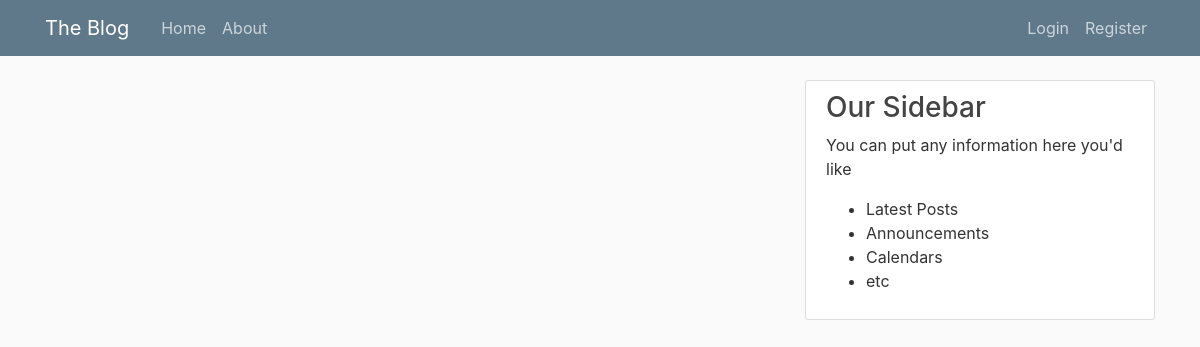
Page /home on the earlier database version.
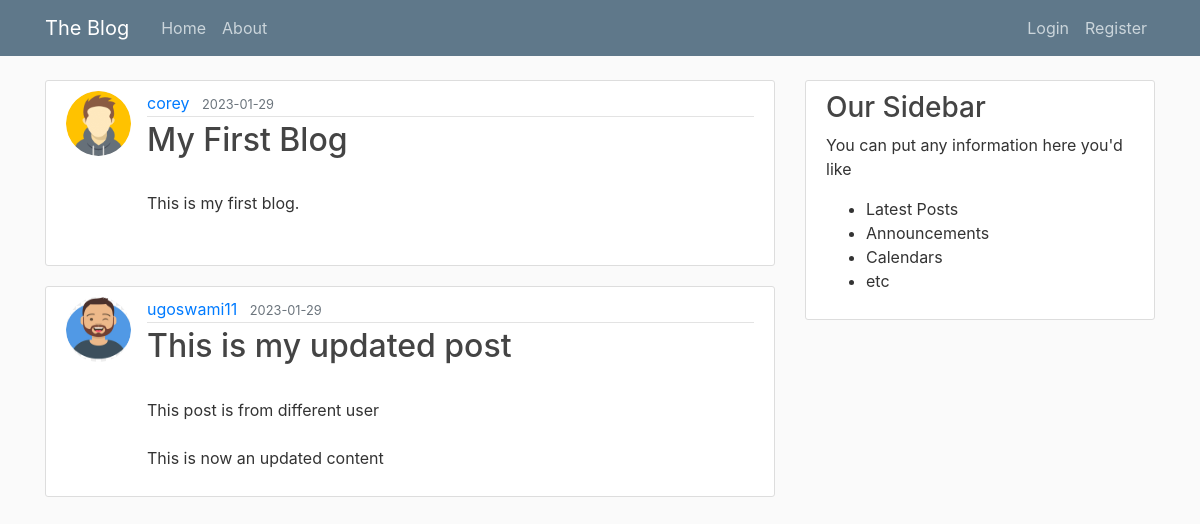
Same page on the later database version.
### blog/models.py (models this page shows, shortened)
class Post(db.Model):
    id = db.Column(db.Integer, primary_key=True)
    title = db.Column(db.String(100), nullable=False)
    date_posted = db.Column(db.DateTime, nullable = False, default = datetime.utcnow)
    content = db.Column(db.Text, nullable=False)
    user_id = db.Column(db.Integer, db.ForeignKey('user.id'), nullable=False)

class User(db.Model, UserMixin):
    id = db.Column(db.Integer, primary_key=True)
    username = db.Column(db.String(20), unique = True, nullable = False )
    email = db.Column(db.String(120), unique = True, nullable = False )
    image_file = db.Column(db.String(20), nullable=False, default='default.jpeg')
    password = db.Column(db.String(60), nullable = False)
    posts = db.relationship('Post', backref='author', lazy=True)

### blog/routes.py (the view)
@app.route("/")
@app.route("/home")
def home():
    posts = Post.query.all()
    return  render_template('home.html', posts=posts)

### blog/templates/home.html
{% extends "layout.html" %}
{% block content %}
    {% for post in posts %}
        <article class="media content-section">
            <img src="{{ url_for('static', filename='profile_pics/'+ post.author.image_file) }}" alt="" class="rounded-circle article-img">
            <div class="media-body">
                <div class="article-metadata">
                    <a href="#" class="mr-2">
                        {{post.author.username}}
                    </a>
                    <small class="text-muted">
                        {{post.date_posted.strftime('%Y-%m-%d')}}
                    </small>
                </div>
                <h2><a href="{{ url_for('post', post_id=post.id) }}" class="article-title">
                    {{post.title}}
                </a></h2>
                <p class="article-content">
                    {{post.content}}
                </p>
            </div>
        </article>
    {% endfor %}
{% endblock content %}

### blog/templates/layout.html (shortened to what this page needs)
<!doctype html>
<html lang="en">
  <head>
    <link rel="stylesheet" href="https://cdn.jsdelivr.net/npm/bootstrap@4.3.1/dist/css/bootstrap.min.css">
    <link rel="stylesheet" type="text/css" href="{{url_for('static', filename='main.css')}}">
  </head>
  <body>
    <header class="site-header">
        <nav class="navbar navbar-expand-md navbar-dark bg-steel fixed-top">
          <div class="container">
            <a class="navbar-brand mr-4" href="/">The Blog</a>
            <div class="collapse navbar-collapse" id="navbarToggle">
              <div class="navbar-nav mr-auto">
                <a class="nav-item nav-link" href="{{url_for('home')}}">Home</a>
                <a class="nav-item nav-link" href="{{url_for('about')}}">About</a>
              </div>
              <div class="navbar-nav">
                {% if current_user.is_authenticated %}
                <a class="nav-item nav-link" href="{{ url_for('new_post') }}" >New Post</a>
                  <a class="nav-item nav-link" href="{{ url_for('account') }}" >Account</a>
                  <a class="nav-item nav-link" href="{{url_for('logout')}}">Logout</a>
                {% else %}
                  <a class="nav-item nav-link" href="{{url_for('login')}}">Login</a>
                  <a class="nav-item nav-link" href="{{url_for('register')}}">Register</a>
                {% endif %}
              </div>
            </div>
          </div>
        </nav>
    </header>
    <main role="main" class="container">
        <div class="row">
            <div class="col-md-8">
                {% block content %}
                {% endblock content %}
            </div>
            <div class="col-md-4">
                <div class="content-section">
                    <h3>Our Sidebar</h3>
                    <p class="text-mutated">
                        You can put any information here you'd like
                        <ul>
                            <li>Latest Posts</li>
                            <li>Announcements</li>
                            <li>Calendars</li>
                            <li>etc</li>
                        </ul>
                    </p>
                </div>
            </div>
        </div>
    </main>
  </body>
</html>

### blog/static/main.css (style rules this page uses)
body { background: #fafafa; color: #333333; margin-top: 5rem; }
h1, h2, h3, h4, h5, h6 { color: #444444; }
.bg-steel { background-color: #5f788a; }
.site-header .navbar-nav .nav-link { color: #cbd5db; }
.content-section { background: #ffffff; padding: 10px 20px; border: 1px solid #dddddd; border-radius: 3px; margin-bottom: 20px; }
.article-title { color: #444444; }
.article-content { white-space: pre-line; }
.article-img { height: 65px; width: 65px; margin-right: 16px; }
.article-metadata { padding-bottom: 1px; margin-bottom: 4px; border-bottom: 1px solid #e3e3e3 }

Differences in the rows shown:
added Post: image_file (picture), author.username "corey", date_posted "2023-01-29", title "My First Blog", content "This is my first blog."
added Post: image_file (picture), author.username "ugoswami11", date_posted "2023-01-29", title "This is my updated post", content "This post is from different user This is now an updated content"
